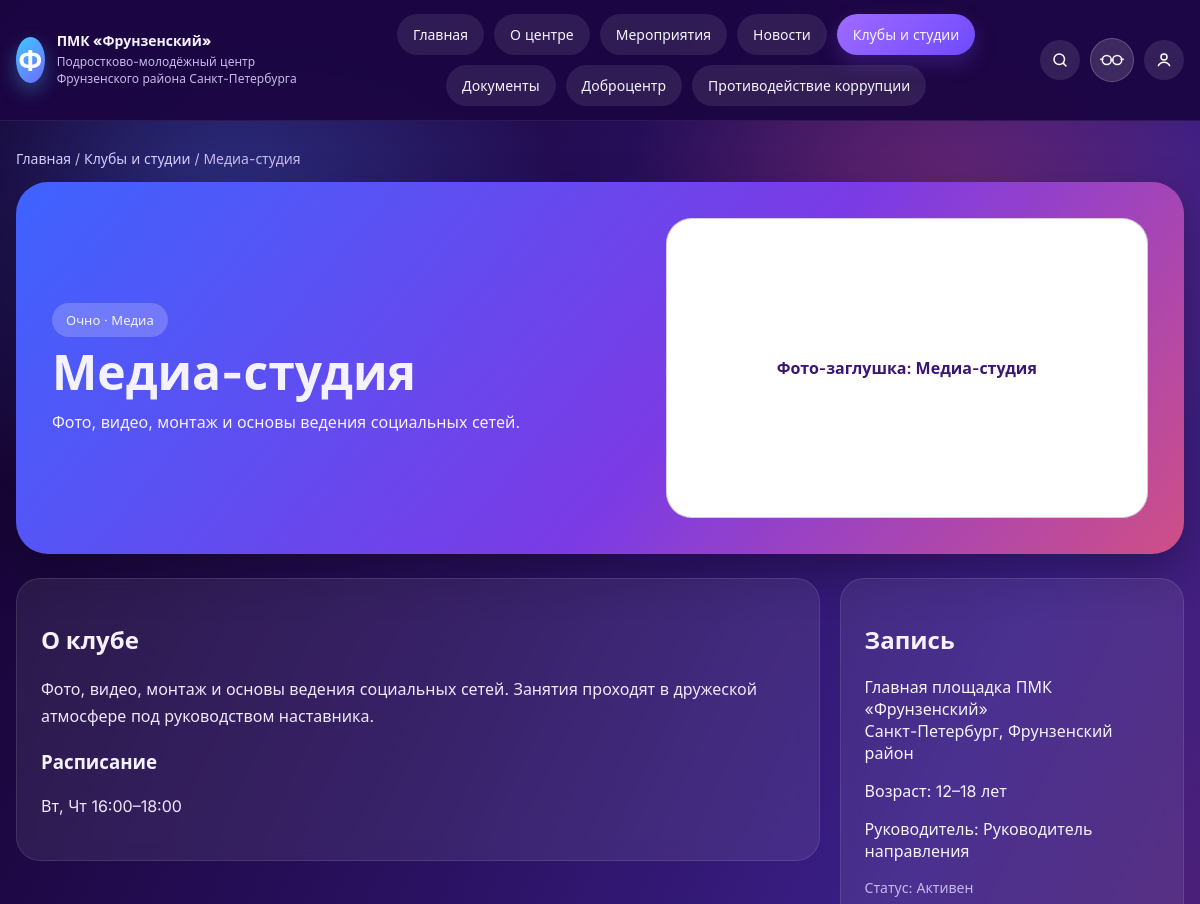
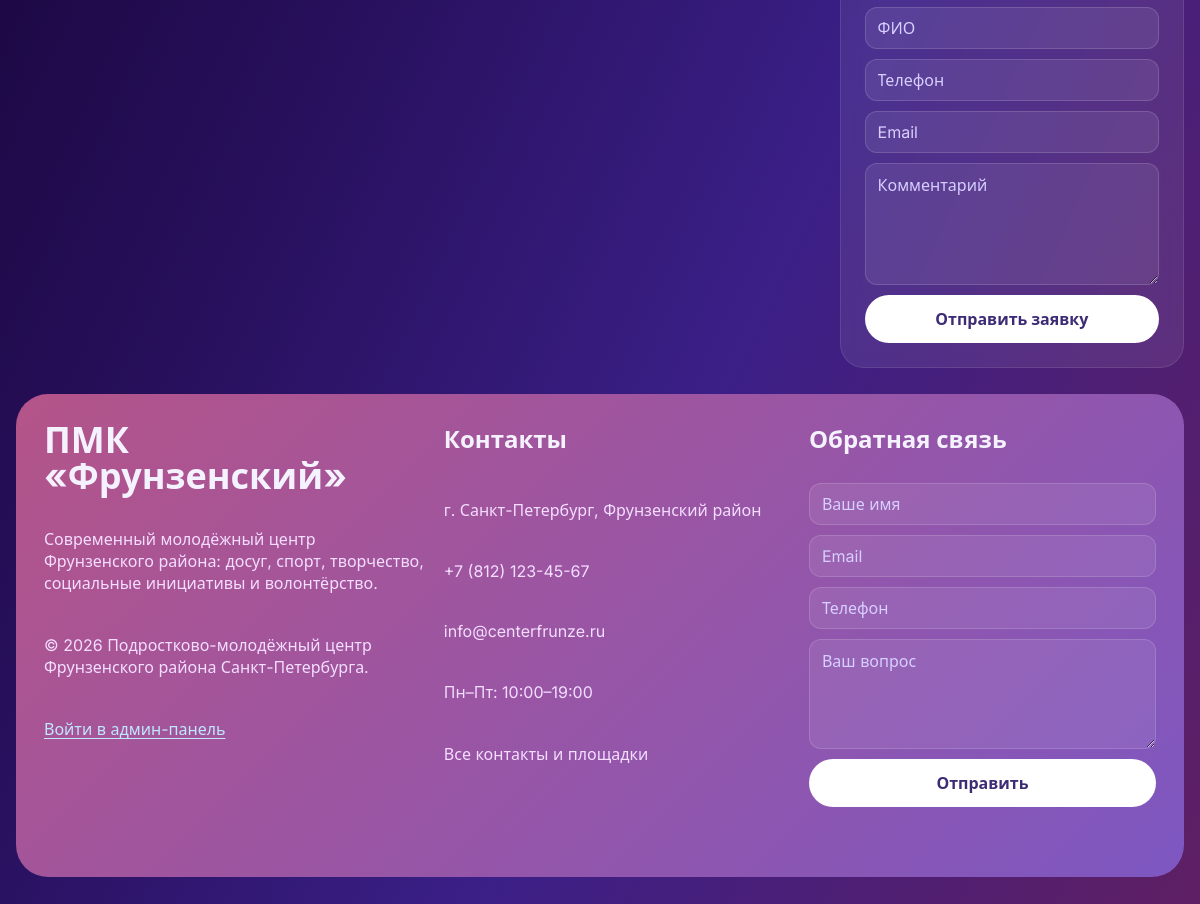
Page /clubs/медиа-студия/ on the committed database (2 pictures, top to bottom).
### apps/clubs/models.py (models this page shows, shortened)
class Club(TimeStampedModel):
    class Format(models.TextChoices):
        OFFLINE = "offline", "Очно"
        ONLINE = "online", "Дистанционно"
        MIXED = "mixed", "Смешанный формат"
    class Status(models.TextChoices):
        ACTIVE = "active", "Активен"
        TEMPORARILY_UNAVAILABLE = "temporarily_unavailable", "Временно недоступен"
        ARCHIVED = "archived", "Архив"
    title = models.CharField("Название", max_length=255)
    slug = models.SlugField("URL-адрес", max_length=255, unique=True, blank=True, allow_unicode=True)
    short_description = models.TextField("Краткое описание", max_length=500, blank=True)
    description = models.TextField("Описание")
    preview_image = models.ImageField("Превью", upload_to="clubs/previews/%Y/%m/", blank=True, null=True)
    direction = models.ForeignKey(
        "core.Direction",
        verbose_name="Направление",
        on_delete=models.SET_NULL,
        null=True,
        blank=True,
        related_name="clubs",
    )
    location = models.ForeignKey(
        "core.Location",
        verbose_name="Площадка",
        on_delete=models.SET_NULL,
        null=True,
        blank=True,
        related_name="clubs",
    )
    format = models.CharField("Формат", max_length=20, choices=Format.choices, default=Format.OFFLINE)
    schedule = models.TextField("Расписание", blank=True)
    age_min = models.PositiveIntegerField("Минимальный возраст", null=True, blank=True)
    age_max = models.PositiveIntegerField("Максимальный возраст", null=True, blank=True)
    leader_name = models.CharField("Руководитель", max_length=255, blank=True)
    contact_phone = models.CharField("Телефон", max_length=50, blank=True)
    contact_email = models.EmailField("Email", blank=True)
    is_main = models.BooleanField("Показывать на главной", default=False)
    status = models.CharField("Статус", max_length=40, choices=Status.choices, default=Status.ACTIVE)
    events = models.ManyToManyField("events.Event", verbose_name="Связанные мероприятия", blank=True, related_name="clubs")
    class Meta:
        ordering = ["title"]
        verbose_name = "Клуб / студия"
        verbose_name_plural = "Клубы и студии"
        indexes = [
            models.Index(fields=["status"]),
            models.Index(fields=["is_main"]),
        ]

### apps/core/models.py (models this page shows, shortened)
class TimeStampedModel(models.Model):
    created_at = models.DateTimeField("Дата создания", auto_now_add=True)
    updated_at = models.DateTimeField("Дата обновления", auto_now=True)
    class Meta:
        abstract = True

class Direction(TimeStampedModel):
    title = models.CharField("Название", max_length=255, unique=True)
    slug = models.SlugField("URL-адрес", max_length=255, unique=True, blank=True, allow_unicode=True)
    description = models.TextField("Описание", blank=True)
    is_active = models.BooleanField("Активно", default=True)
    class Meta:
        ordering = ["title"]
        verbose_name = "Направление"
        verbose_name_plural = "Направления"

class Location(TimeStampedModel):
    title = models.CharField("Название площадки", max_length=255)
    address = models.CharField("Адрес", max_length=500)
    latitude = models.DecimalField("Широта", max_digits=9, decimal_places=6, null=True, blank=True)
    longitude = models.DecimalField("Долгота", max_digits=9, decimal_places=6, null=True, blank=True)
    working_hours = models.TextField("Режим работы", blank=True)
    phone = models.CharField("Телефон", max_length=50, blank=True)
    email = models.EmailField("Email", blank=True)
    yandex_map_url = models.URLField("Ссылка на Яндекс.Карты", blank=True)
    is_active = models.BooleanField("Показывать на сайте", default=True)
    class Meta:
        ordering = ["title"]
        verbose_name = "Площадка"
        verbose_name_plural = "Площадки"

### apps/pages/views.py (the view, shortened to what this page needs)
# urls.py: path("clubs/<str:slug>/", views.club_detail, name="club_detail"),
def club_detail(request, slug):
    club = get_object_or_404(_active_clubs(), slug=slug)
    form = BaseApplicationForm(request.POST or None)
    return render(request, "site/club_detail.html", {"club": club, "form": form})

### apps/pages/forms.py (shortened to what this page needs)
class BaseApplicationForm(forms.ModelForm):
    class Meta:
        model = Application
        fields = ("full_name", "phone", "email", "comment")
        widgets = {
            "full_name": forms.TextInput(attrs={"placeholder": "Иванов Иван", "autocomplete": "name"}),
            "phone": forms.TextInput(attrs={"placeholder": "+7 999 000-00-00", "autocomplete": "tel"}),
            "email": forms.EmailInput(attrs={"placeholder": "mail@example.ru", "autocomplete": "email"}),
            "comment": forms.Textarea(attrs={"placeholder": "Комментарий к заявке", "rows": 4}),
        }

### apps/pages/views.py (called while the page is built)
def _active_clubs():
    return Club.objects.exclude(status=Club.Status.ARCHIVED).select_related("direction", "location")

### templates/site/club_detail.html (shortened to what this page needs)
{% extends "site/base.html" %}
{% block content %}
<p class="breadcrumbs"><a href="{% url 'pages:home' %}">Главная</a> / <a href="{% url 'pages:clubs_list' %}">Клубы и студии</a> / {{ club.title }}</p>
<section class="hero">
  <div><span class="badge">{{ club.get_format_display }}{% if club.direction %} · {{ club.direction.title }}{% endif %}</span><h1>{{ club.title }}</h1><p>{{ club.short_description|default:club.description|truncatechars:220 }}</p></div>
  <div class="hero-photo" role="img" aria-label="{{ club.title }}">{% if club.preview_image %}<img src="{{ club.preview_image.url }}" alt="{{ club.title }}">{% else %}Фото-заглушка: {{ club.title }}{% endif %}</div>
</section>
<section class="detail-grid">
  <article class="section"><h2>О клубе</h2><p class="content-text">{{ club.description }}</p>{% if club.schedule %}<h3>Расписание</h3><p class="content-text">{{ club.schedule }}</p>{% endif %}</article>
  <aside class="section detail-aside"><h2>Запись</h2>{% if club.location %}<p>{{ club.location.title }}<br>{{ club.location.address }}</p>{% endif %}{% if club.age_min or club.age_max %}<p>Возраст: {{ club.age_min|default:"" }}–{{ club.age_max|default:"" }} лет</p>{% endif %}{% if club.leader_name %}<p>Руководитель: {{ club.leader_name }}</p>{% endif %}<p class="meta">Статус: {{ club.get_status_display }}</p>{% if club.status == 'archived' %}<p>Клуб в архиве.</p>{% else %}{% include "site/includes/application_form.html" %}{% endif %}</aside>
</section>
{% endblock %}

### templates/site/base.html (shortened to what this page needs)
{% load static %}
<!DOCTYPE html>
<html lang="ru">
<head>
  <link rel="stylesheet" href="{% static 'frunz/style.css' %}" />
</head>
<body>
  <header class="site-header">
    <div class="container header-inner">
      <a class="brand" href="{% url 'pages:home' %}" aria-label="На главную">
        <span class="brand-mark brand-mark-letter" aria-hidden="true">Ф</span>
        <div>
          <p class="brand-title">ПМК «Фрунзенский»</p>
          <p class="brand-subtitle">Подростково-молодёжный центр Фрунзенского района Санкт-Петербурга</p>
        </div>
      </a>
      <nav class="nav" id="main-nav" aria-label="Основная навигация">
        <a class="{% if request.resolver_match.url_name == 'home' %}active{% endif %}" href="{% url 'pages:home' %}">Главная</a>
        <a class="{% if request.resolver_match.url_name == 'about' %}active{% endif %}" href="{% url 'pages:about' %}">О центре</a>
        <a class="{% if 'event' in request.resolver_match.url_name %}active{% endif %}" href="{% url 'pages:events_list' %}">Мероприятия</a>
        <a class="{% if 'news' in request.resolver_match.url_name %}active{% endif %}" href="{% url 'pages:news_list' %}">Новости</a>
        <a class="{% if 'club' in request.resolver_match.url_name %}active{% endif %}" href="{% url 'pages:clubs_list' %}">Клубы и студии</a>
        <a class="{% if request.resolver_match.url_name == 'documents' %}active{% endif %}" href="{% url 'pages:documents' %}">Документы</a>
        <a class="{% if request.resolver_match.url_name == 'dobrocenter' %}active{% endif %}" href="{% url 'pages:dobrocenter' %}">Доброцентр</a>
        <a class="{% if request.resolver_match.url_name == 'anticorruption' %}active{% endif %}" href="{% url 'pages:anticorruption' %}">Противодействие коррупции</a>
      </nav>
      <div class="header-actions">
        <a class="icon-btn" href="{% url 'pages:news_list' %}" aria-label="Поиск">
          <img src="{% static 'frunz/assets/icons/search.svg' %}" alt="" aria-hidden="true">
        </a>
        <button class="access-btn access-icon-btn" type="button" data-accessibility-toggle aria-pressed="false" aria-label="Версия для слабовидящих"><img src="{% static 'frunz/assets/icons/glasses.svg' %}" alt="" aria-hidden="true"></button>
        <a class="icon-btn" href="{% url 'admin:index' %}" aria-label="Админ-панель">
          <img src="{% static 'frunz/assets/icons/user.svg' %}" alt="" aria-hidden="true">
        </a>
      </div>
    </div>
  </header>
  <main>
    <div class="container">
      {% block content %}{% endblock %}
      <footer class="footer">
        <section>
          <h3>ПМК «Фрунзенский»</h3>
          <p>Современный молодёжный центр Фрунзенского района: досуг, спорт, творчество, социальные инициативы и волонтёрство.</p>
          <p>© 2026 Подростково-молодёжный центр Фрунзенского района Санкт-Петербурга.</p>
          <p><a class="admin-entry" href="{% url 'admin:index' %}">Войти в админ-панель</a></p>
        </section>
        <section>
          <h2>Контакты</h2>
          <p>г. Санкт-Петербург, Фрунзенский район</p>
          <p>+7 (812) 123-45-67</p>
          <p>info@centerfrunze.ru</p>
          <p>Пн–Пт: 10:00–19:00</p>
          <p><a href="{% url 'pages:contacts' %}">Все контакты и площадки</a></p>
        </section>
        <section>
          <h2>Обратная связь</h2>
          <form class="form-grid" data-feedback-form data-server-form="true" method="post" action="{% url 'pages:contacts' %}">
            <input class="form-field" type="text" name="full_name" placeholder="Ваше имя" required>
            <input class="form-field" type="email" name="email" placeholder="Email">
            <input class="form-field" type="text" name="phone" placeholder="Телефон">
            <textarea class="form-field" name="comment" placeholder="Ваш вопрос" required></textarea>
            <button class="btn btn-primary" type="submit">Отправить</button>
          </form>
        </section>
      </footer>
    </div>
  </main>
</body>
</html>

### templates/site/includes/application_form.html (shortened to what this page needs)
<form class="form-grid" method="post" data-server-form="true">
  <input class="form-field{% if form.full_name.errors %} error{% endif %}" type="text" name="full_name" placeholder="ФИО" value="{{ form.full_name.value|default:'' }}" required>
  <input class="form-field{% if form.phone.errors %} error{% endif %}" type="text" name="phone" placeholder="Телефон" value="{{ form.phone.value|default:'' }}">
  <input class="form-field{% if form.email.errors %} error{% endif %}" type="email" name="email" placeholder="Email" value="{{ form.email.value|default:'' }}">
  <textarea class="form-field{% if form.comment.errors %} error{% endif %}" name="comment" placeholder="Комментарий" rows="5">{{ form.comment.value|default:'' }}</textarea>
  <button class="btn btn-primary" type="submit">Отправить заявку</button>
</form>

### rows in the picture
Club: title "Медиа-студия", format "Очно", direction "Медиа", short_description "Фото, видео, монтаж и основы ведения социальных сетей.", description "Фото, видео, монтаж и основы ведения социальных сетей. Занятия проходят в дружеской атмосфере под руководством наставника.", schedule "Вт, Чт 16:00–18:00", location "Главная площадка ПМК «Фрунзенский»", location.address "Санкт-Петербург, Фрунзенский район", age_min "12", age_max "18", leader_name "Руководитель направления", status "Активен"
